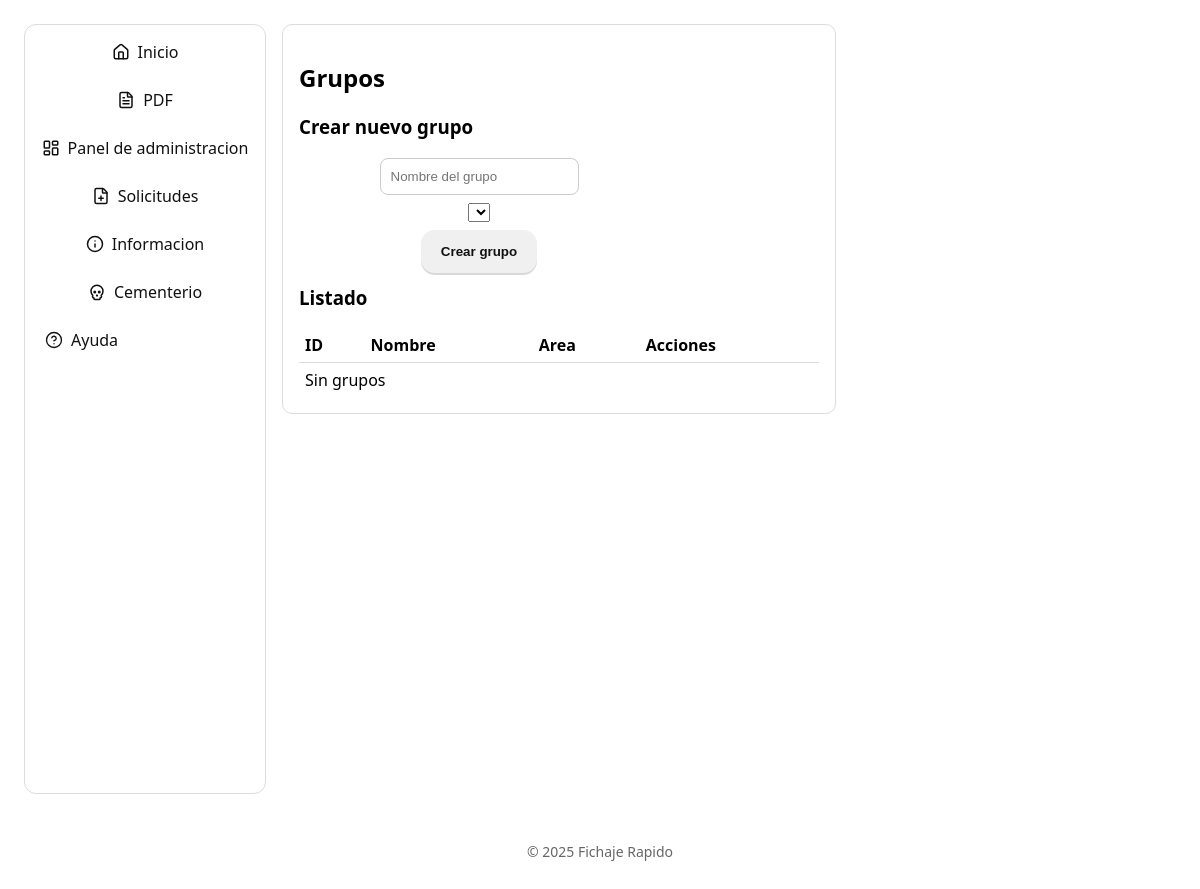
The app's page /admin/groups (signed in), older data.
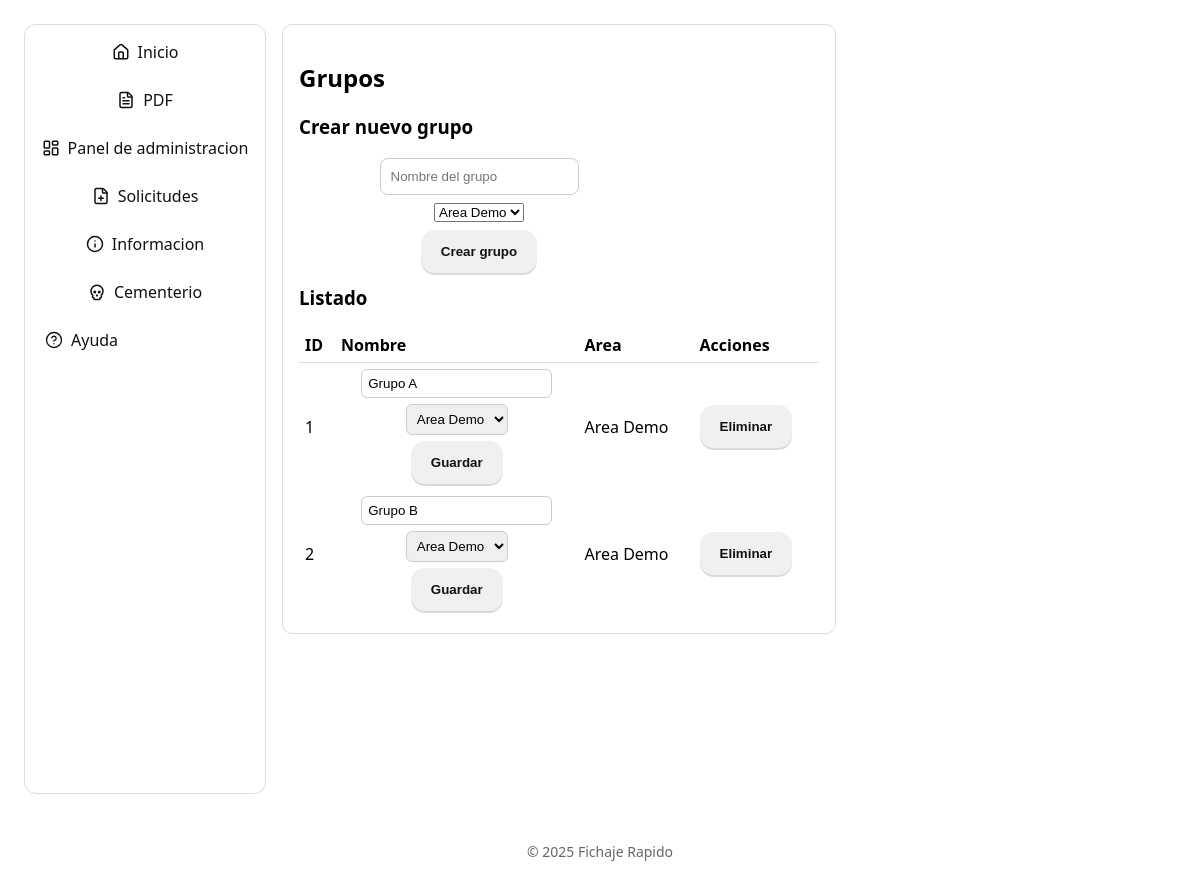
The same page, newer data.
### models.py (models this page shows)
class Base(DeclarativeBase):
    pass

class Group(Base):
    __tablename__ = "groups"
    id = Column(Integer, primary_key=True)
    name = Column(String(120), nullable=False)
    area_id = Column(Integer, ForeignKey("areas.id"), nullable=False)
    area = relationship("Area", back_populates="groups")
    users = relationship("User", back_populates="group")

class Area(Base):
    __tablename__ = "areas"
    id = Column(Integer, primary_key=True)
    name = Column(String(120), nullable=False, unique=True)
    manager_id = Column(Integer, ForeignKey("users.id"), nullable=True)
    cap_id = synonym("manager_id")
    users = relationship("User", back_populates="area", foreign_keys="User.area_id")
    groups = relationship("Group", back_populates="area")
    manager = relationship(
        "User",
        back_populates="managed_areas",
        foreign_keys=[manager_id],
    )
    cap = synonym("manager")

### app.py (the view)
@app.route("/admin/groups", methods=["GET"])
@login_required
@admin_required
def admin_groups_page():
    db = SessionLocal()
    try:
        groups = db.execute(select(Group).order_by(Group.id)).scalars().all()
        areas = db.execute(select(Area).order_by(Area.id)).scalars().all()
        return render_template("admin/groups.html", groups=groups, areas=areas)
    finally:
        db.close()

### app.py (called while the page is built)
@app.context_processor
def inject_template_globals():
    return {
        "current_year": datetime.now(TZ).year,
        "owner_name": os.environ.get("OWNER_NAME", "Fichaje Rapido"),
        "TZ": TZ,
    }

@login_manager.user_loader
def load_user(user_id):
    db = SessionLocal()
    try:
        return db.get(User, int(user_id))
    finally:
        db.close()

def admin_required(view):
    @wraps(view)
    def wrapper(*args, **kwargs):
        if not current_user.is_authenticated or current_user.role != Role.admin:
            abort(403)
        return view(*args, **kwargs)
    return wrapper

### templates/admin/groups.html (shortened to what this page needs)
{% extends "base.html" %}
{% block content %}
<div class="card">
  <h2>Grupos</h2>
  <h3 style="margin-top:10px;">Crear nuevo grupo</h3>
  <form method="post" action="{{ url_for('admin_groups_create') }}" style="display:flex; gap:8px; align-items:center; flex-wrap:wrap; margin-bottom:10px;">
    <input type="text" name="name" placeholder="Nombre del grupo" required>
    <select name="area_id">
      {% for a in areas %}
        <option value="{{ a.id }}">{{ a.name }}</option>
      {% endfor %}
    </select>
    <button class="btn" type="submit">Crear grupo</button>
  </form>
  <h3 class="row">Listado</h3>
  <table style="width:100%; border-collapse: collapse;">
    <thead>
      <tr>
        <th style="text-align:left; border-bottom:1px solid #ddd; padding:6px;">ID</th>
        <th style="text-align:left; border-bottom:1px solid #ddd; padding:6px;">Nombre</th>
        <th style="text-align:left; border-bottom:1px solid #ddd; padding:6px;">Area</th>
        <th style="text-align:left; border-bottom:1px solid #ddd; padding:6px;">Acciones</th>
      </tr>
    </thead>
    <tbody>
      {% for g in groups %}
      <tr>
        <td style="padding:6px;">{{ g.id }}</td>
        <td style="padding:6px;">
          <form method="post" action="{{ url_for('admin_groups_update', group_id=g.id) }}" style="display:flex; gap:6px; align-items:center;">
            <input type="text" name="name" value="{{ g.name }}" style="padding:6px;border:1px solid #ccc;border-radius:6px;">
            <select name="area_id" style="padding:6px;border:1px solid #ccc;border-radius:6px;">
              {% for a in areas %}
                <option value="{{ a.id }}" {{ 'selected' if g.area_id==a.id else '' }}>{{ a.name }}</option>
              {% endfor %}
            </select>
            <button class="btn" type="submit">Guardar</button>
          </form>
        </td>
        <td style="padding:6px;">{{ g.area.name if g.area else '-' }}</td>
        <td style="padding:6px;">
          <form method="post" action="{{ url_for('admin_groups_delete', group_id=g.id) }}" onsubmit="return confirm('¿Borrar grupo?');" style="display:inline;">
            <button class="btn" type="submit">Eliminar</button>
          </form>
        </td>
      </tr>
      {% else %}
      <tr><td colspan="4" style="padding:6px;">Sin grupos</td></tr>
      {% endfor %}
    </tbody>
  </table>
</div>
{% endblock %}

Row changes from the older to the newer data that the page shows:
added Group: id "1", name "Grupo A", area "Area Demo"
added Group: id "2", name "Grupo B", area "Area Demo"
Text that changed along with them:
form field area_id: (not shown) → "Area Demo"
text no longer shown: "Sin grupos"
